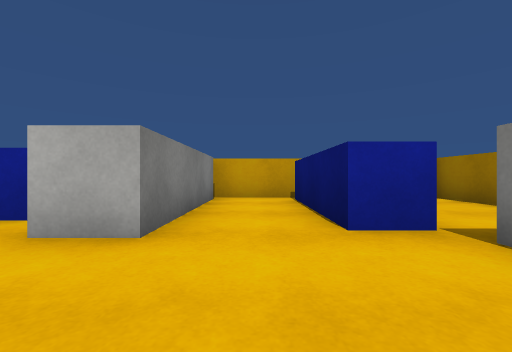
[1] (above)

17 first-person views from a walk through a scene from a Unity 3-D project. The camera is 0.55 m above the floor, looks level and sees 90° across. The floor is counted in squares, 1 m on a side. Each view is taken from the middle of a square. On the plan, view 1 faces up. The plan holds only what a view shows up to about 9 squares ahead; the rest is blank. The player character is not drawn. Surface patterns are stand-ins for the level's own textures.

[2]
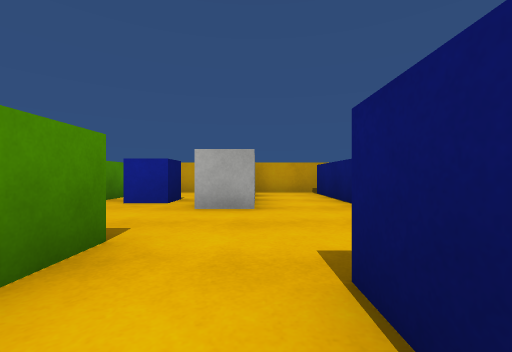

[3]
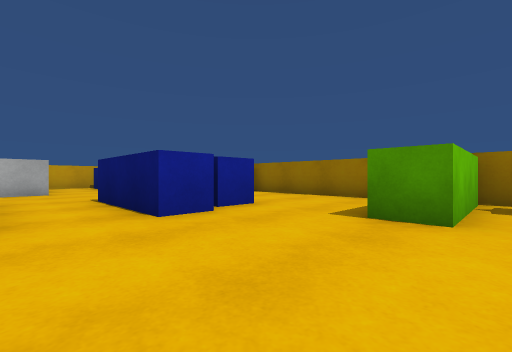

[4]
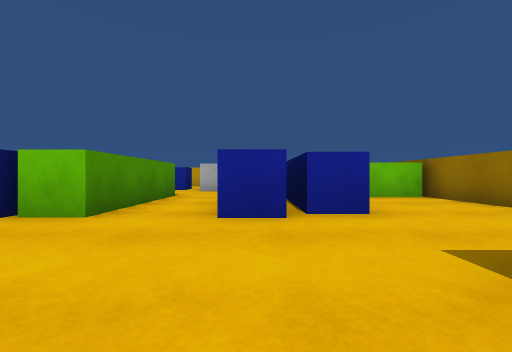

[5]
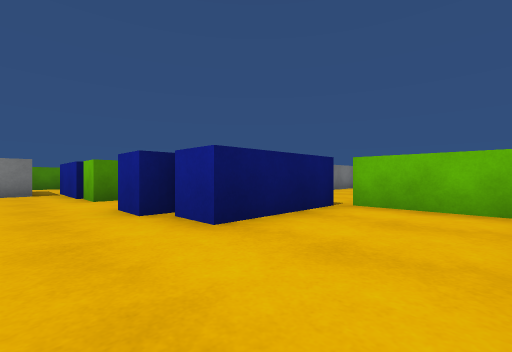

[6]
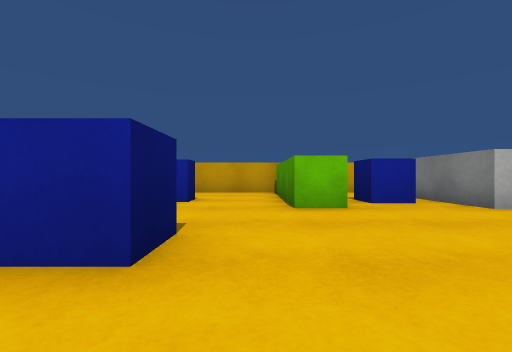

[7]
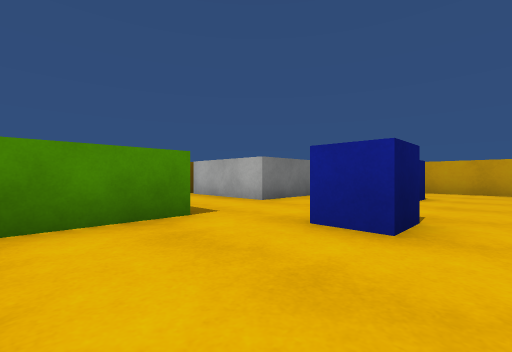

[8]
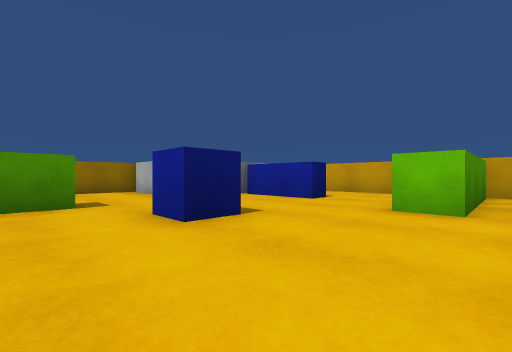

[9]
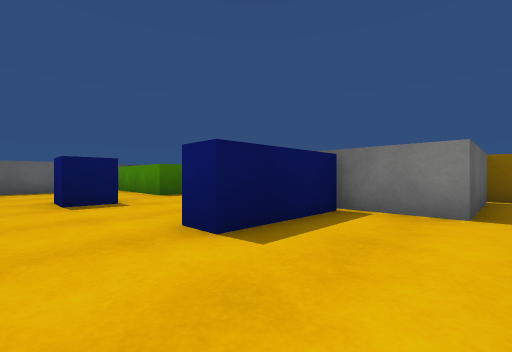

[10]
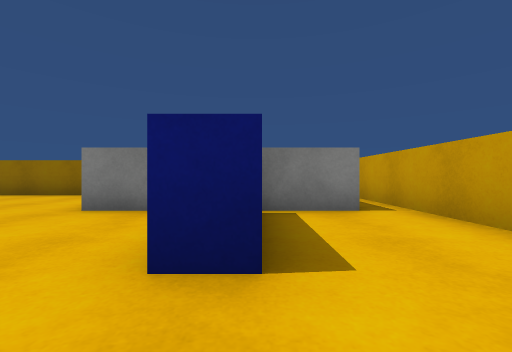

[11]
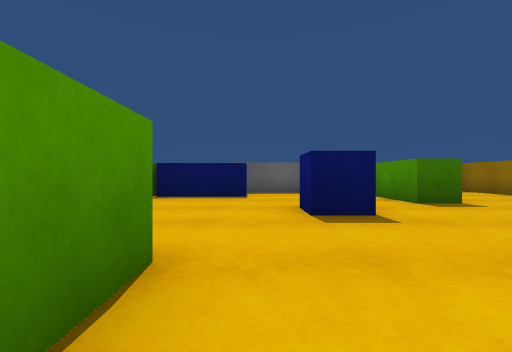

[12]
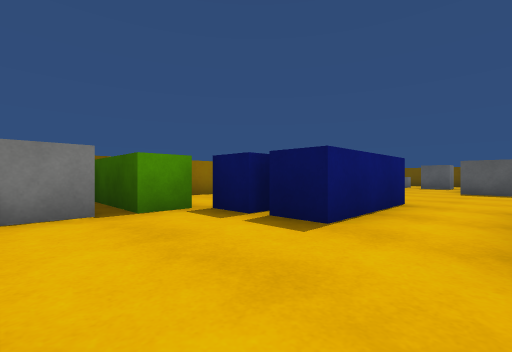

[13]
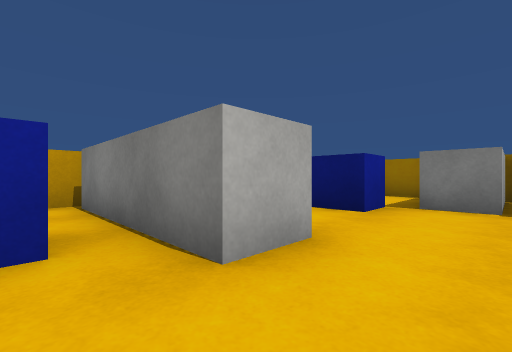

[14]
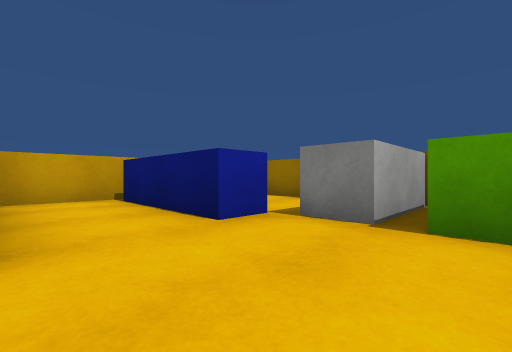

[15]
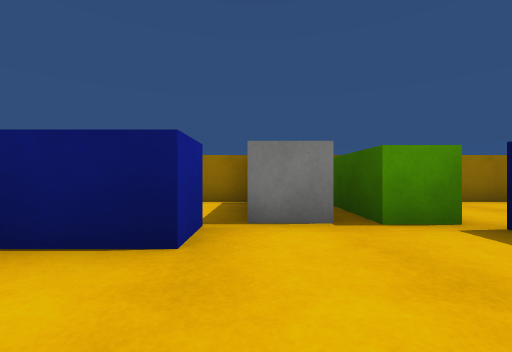

[16]
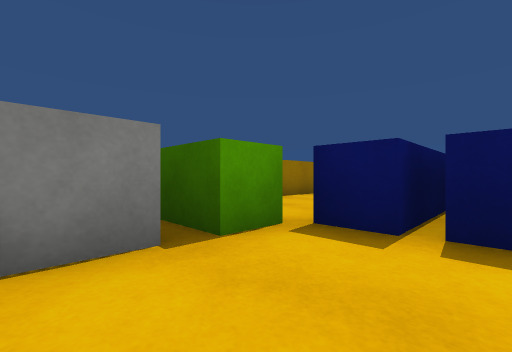

[17]
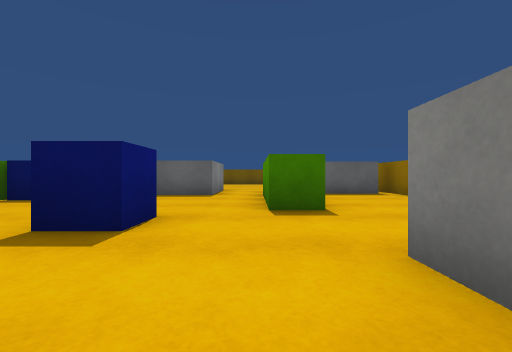

### Floor plan
Ten units are one square. View 1 is at (0, 0); x grows to the right and y downward. Boxes are objects, and circles mark ways between rooms. Rooms are numbered by the first view taken in them; rooms with no view inside come last. Other rooms are left out.
<svg viewBox="-134 -70 184 152">
<path fill="none" stroke="#000" d="M7 7 16 7 16 33 7 33 7 7M-23 -2 -23 36 -32 36M4 31 4 36 -5 36 -5 7 5 7M19 -26 9 -26 9 -61M-10 -62 -10 -23 -20 -23 -20 -61M11 -65 -49 -65M-50 44 -50 50M14 66 14 56M-44 -60 -44 -23 -53 -23M-20 77 -9 77M45 70 45 -64M-101 11 -92 11 -92 45M-53 -23 -53 -35M-74 -34 -98 -34M-32 34 -32 28M-77 59 -77 44 -56 44M-100 -39 -100 -12M-99 -40 -74 -40 -74 -34M-129 -56 -100 -56 -100 -39M-53 -35 -53 -60M-49 -65 -124 -65"/>
<rect x="-35" y="-45" width="10" height="20" fill="#bbb"><title>blue cube</title></rect>
<rect x="15" y="-15" width="30" height="20" fill="#bbb"><title>green block</title></rect>
<rect x="15" y="-25" width="30" height="10" fill="#bbb"><title>block</title></rect>
<rect x="-75" y="-5" width="10" height="10" fill="#bbb"><title>blue cube</title></rect>
<rect x="-55" y="25" width="20" height="10" fill="#bbb"><title>blue block</title></rect>
<circle cx="-40" cy="-17" r="3" fill="#2a7"/>
<circle cx="-40" cy="40" r="3" fill="#2a7"/>
<circle cx="-65" cy="-40" r="3" fill="#2a7"/>
<text x="0" y="0">1</text>
<text x="-70" y="10">2</text>
<text x="-90" y="-50">3</text>
</svg>
Room 1 opens to room 2. Room 2 opens to room 3.

Where each view was taken, in squares from view 1:
view 1: 0 up, 0 right, facing up
view 2: 2 down, 1 left, facing up
view 3: 7 down, 2 left, facing up-right
view 4: 7 down, 0 right, facing up
view 5: 5 down, 4 right, facing up-left
view 6: 2 down, 6 left, facing up
view 7: 3 down, 6 left, facing up-left
view 8: 2 down, 4 left, facing up-left
view 9: 6 up, 6 left, facing down-left
view 10: 4 up, 6 left, facing left
view 11: 4 up, 6 left, facing down
view 12: 2 up, 2 left, facing down-right
view 13: 1 up, 3 left, facing up-right
view 14: 0 up, 1 left, facing up-right
view 15: 2 up, 1 left, facing right
view 16: 2 up, 0 right, facing down-right
view 17: 3 up, 9 left, facing down
